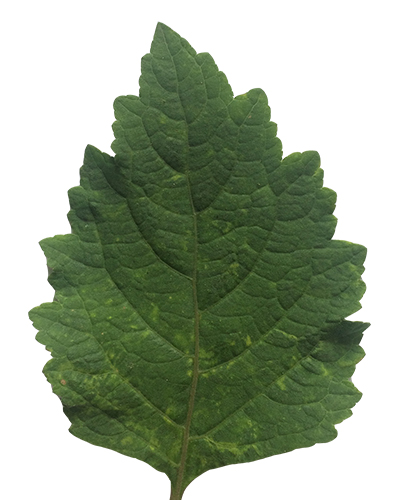
#> input picture dataset/1.jpg, 400 x 500 px; its folder holds only this picture in this run
$ python main.py
#> lines starting #> are read from the running program, lines starting #| are printed output that depends on the picture; after the words box and inside, x2 and y2 are one past the last pixel; in counts of white or black regions, pixels touching at a corner belong together; long printed decimals are rounded
#!/usr/bin/env python3
# -*- coding:utf-8 -*-
###
# src » main.py
# ==============================================
# @Author    : Muhammad Wafi <mwafi@mwprolabs.com>
# @Support   : [https://mwprolabs.com]
# @Created   : 19-09-2019
# @Modified  : 27-06-2022 12:07:57 pm
# ----------------------------------------------
# @Copyright (c) 2022 MWprolabs https://mwprolabs.com
#
###


import os
import glob

import cv2
import numpy as np
import pandas as pd
import matplotlib.pyplot as plt


class LeafMorphology:
    def __init__(self):
        self.datasets = glob.glob("dataset/*.jpg")
        self.results = pd.DataFrame(
            columns=[
                "Image Name",
                "AspectRatio",
                "FormFactor",
                "Rectangularity",
                "Narrow Factor",
                "RatioOfDiameter",
                "RatioPLPW",
                "ContourLength",
            ]
        )

    # Plotting multiple images in one figure matplotlib
    # [28 lines left out: function show_images, not called in this run]

    # Get ASPECT RATIO from image contour
    def get_aspect_ratio(self, length, width):
        aspect_ratio = float(width) / length
        return aspect_ratio

    # Get FORM FACTOR from image contour
    def get_form_factor(self, area, perimeter):
        form_factor = ((4 * np.pi) * area) / ((perimeter) ** 2)
        return form_factor

    # Get RECTANGULARITY from image contour
    def get_rectangularity(self, length, width, area):
        rectangularity = (width * length) / area
        return rectangularity

    # Get NARROW FACTOR from image contour
    def get_narrow_factor(self, diameter, length):
        narrow_factor = diameter / length
        return narrow_factor

    # Get EQUIVALENT DIAMETER
    def get_eq_diameter(self, area):
        eq_diameter = np.sqrt(4 * area / np.pi)
        return eq_diameter

    # Get PERIMETER RATIO OF DIAMETER
    def get_diameter_ratio(self, perimeter, diameter):
        p_diameter_ratio = perimeter / diameter
        return p_diameter_ratio

    # Get PERIMETER RATIO OF PHYSIOLOGICAL LENGTH AND WIDTH
    def get_ratio_plpw(self, perimeter, length, width):
        p_ratio_plpw = perimeter / (width + length)
        return p_ratio_plpw

    # Save results to excel or csv
    # [13 lines left out: function save_results, not called in this run]

    # Get Measurements Parameters from image
    def measure_morph(self):
        titles = []
        imgs = []
        for img in self.datasets:
            path, filename = os.path.split(img)
            # read image
            main_img = cv2.imread(img)
#> main_img is the input picture: shape (500, 400, 3); mean B, G, R 149.5, 170.2, 158.4

            # -- original img append
            imgs.append(main_img)
            titles.append("Original Image")

            # transform to rgb and grayscale image
            rgb_img = cv2.cvtColor(main_img, cv2.COLOR_BGR2RGB)
            gray_img = cv2.cvtColor(rgb_img, cv2.COLOR_RGB2GRAY)
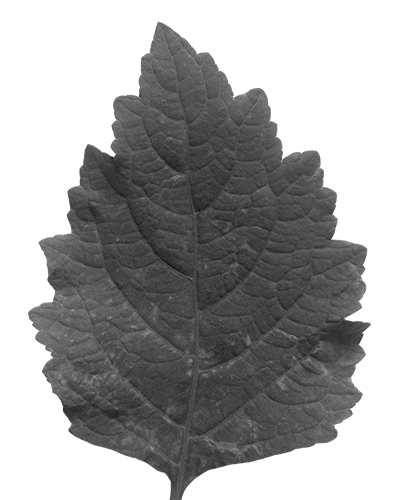
#> gray_img: shape (500, 400); min 21, max 255, mean 164.3
            grayscale_img = gray_img

            # -- append grayscale imgs
            imgs.append(cv2.cvtColor(rgb_img, cv2.COLOR_RGB2GRAY))
            titles.append("Grayscale Image")

            # blur image using gaussian filter
            blur_img = cv2.GaussianBlur(gray_img, (7, 7), 0)

            # -- append gaussian imgs
            imgs.append(blur_img)
            titles.append("Gausssian Blur")

            # Adaptive image thresholding using Otsu's thresholding method
            ret_otsu, img_bw_otsu = cv2.threshold(
                blur_img, 0, 255, cv2.THRESH_BINARY_INV + cv2.THRESH_OTSU
            )
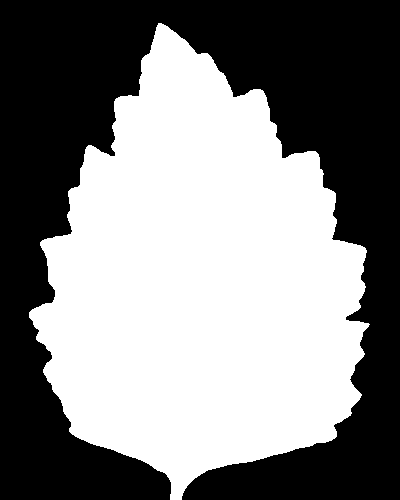
#> img_bw_otsu: shape (500, 400); 51.3% white; 1 black region
#> ret_otsu = 166
            _, otsu = cv2.threshold(
                blur_img, 0, 255, cv2.THRESH_BINARY_INV + cv2.THRESH_OTSU
            )
            # -- append gaussian imgs
            imgs.append(otsu)
            titles.append("Thresholding Image")

            # Boundary extraction using contours
            contours, hierarchy = cv2.findContours(
                img_bw_otsu, cv2.RETR_TREE, cv2.CHAIN_APPROX_SIMPLE
            )
#> contours = 1 contour; box (x1, y1, x2, y2) and area: (29, 23, 370, 500) 101888
            plottedContour = cv2.drawContours(gray_img, contours, -1, (0, 255, 0), 3)
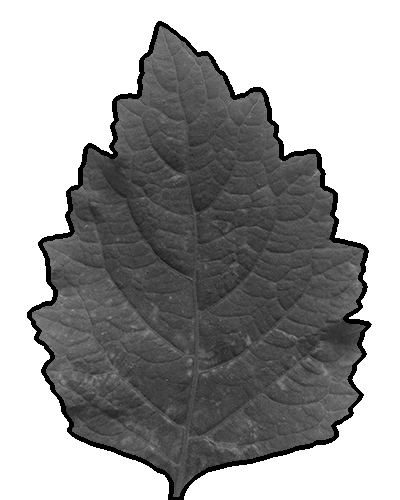
#> plottedContour: shape (500, 400); min 0, max 255, mean 159

            # -- append boudary extraction imgs
            imgs.append(cv2.drawContours(gray_img, contours, -1, (0, 255, 0), 3))
            titles.append("Contour Extraction")

            print()
            print("Image {} details: ".format(filename))
            print(10 * "---")

            # Image contour
            img_contour = contours[0]
#> img_contour = contour of 696 points, box (x1, y1, x2, y2) (29, 23, 370, 500), area 101888
            print("Contour length: {}".format(len(img_contour)))
#| Contour length: 696

            # Find centroid using "Image Moments" in cv2 from contours image
            img_moments = cv2.moments(img_contour)
#> img_moments = moments, m00 101888, centre m10/m00, m01/m00 = (200.2, 282.1)

            # Get image contour area
            img_contour_area = cv2.contourArea(img_contour)
#> img_contour_area = 101888
            print("Image contour area: {}".format(img_contour_area))
#| Image contour area: 101888.0

            # Get image "Perimeter"
            perimeter = cv2.arcLength(img_contour, True)
#> perimeter = 1600.6
            print("Perimeter: {}".format(perimeter))
#| Perimeter: 1600.563

            # Fitting image best-fit rectangle and ellipse
            # -- Rectangle Area
            rect = cv2.minAreaRect(img_contour)
#> rect = ((207.8, 288.6), (392.5, 376.7), -56.45)
            box = cv2.boxPoints(rect)
#> box = [[256.3, 556.2], [-57.58, 348.1], [159.4, 20.94], [473.3, 229.1]]
            box = np.int0(box)
#> box = [[256, 556], [-57, 348], [159, 20], [473, 229]]
            img_rect_area = cv2.drawContours(img_bw_otsu, [box], 0, (255, 255, 255), 1)
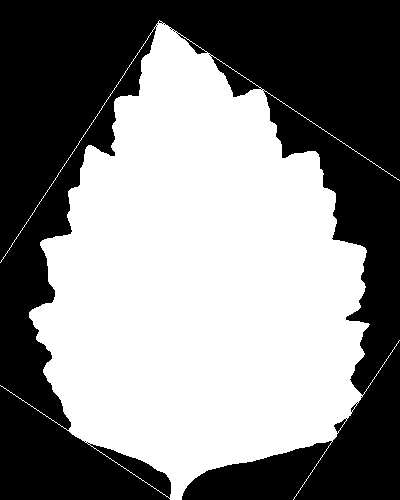
#> img_rect_area: shape (500, 400); 51.7% white; 1 black region, box (x1, y1, x2, y2) and area: (0, 0, 400, 500) 96628

            # -- Ellipse Area
            ellipse = cv2.fitEllipse(img_contour)
#> ellipse = ((200.2, 282.1), (317.7, 432.2), 175.4)
            img_ellipse_area = cv2.ellipse(img_bw_otsu, ellipse, (255, 255, 255), 1)
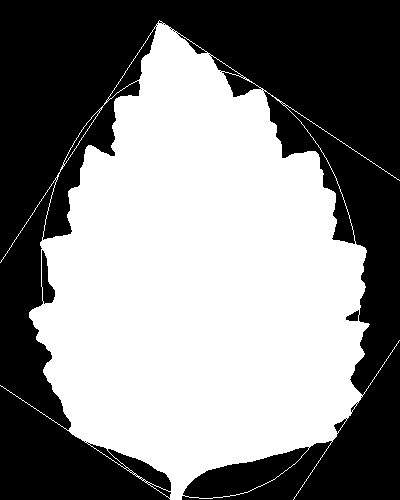
#> img_ellipse_area: shape (500, 400); 52% white; 1 black region, box (x1, y1, x2, y2) and area: (0, 0, 400, 500) 96016

            # ASPECT RATIO
            x, y, w, h = cv2.boundingRect(img_contour)
#> x = 29; y = 23; w = 341; h = 477
            aspect_ratio = self.get_aspect_ratio(h, w)
#> in get_aspect_ratio, `aspect_ratio = float(width) / length`: aspect_ratio = 0.715
#> aspect_ratio = 0.715
            print("Aspect Ratio: {}".format(aspect_ratio))
#| Aspect Ratio: 0.7149

            # RECTANGULARITY
            rectangularity = self.get_rectangularity(h, w, img_contour_area)
#> in get_rectangularity, `rectangularity = (width * length) / area`: rectangularity = 1.6
#> rectangularity = 1.6
            print("Rectangularity: {}".format(rectangularity))
#| Rectangularity: 1.596

            # FORM FACTOR
            form_factor = self.get_form_factor(img_contour_area, perimeter)
#> in get_form_factor, `form_factor = ((4 * np.pi) * area) / ((perimeter) ** 2)`: form_factor = 0.5
#> form_factor = 0.5
            print("Form Factor: {}".format(form_factor))
#| Form Factor: 0.4998

            # EQUIVALENT DIAMETER
            equi_diameter = self.get_eq_diameter(img_contour_area)
#> in get_eq_diameter, `eq_diameter = np.sqrt(4 * area / np.pi)`: eq_diameter = 360.2
#> equi_diameter = 360.2
            print("Equivalent Diameter: {}".format(equi_diameter))
#| Equivalent Diameter: 360.177

            # Get NARROW FACTOR from image contour area
            narrow_factor = self.get_narrow_factor(equi_diameter, h)
#> in get_narrow_factor, `narrow_factor = diameter / length`: narrow_factor = 0.755
#> narrow_factor = 0.755
            print("Narrow Factor: {}".format(narrow_factor))
#| Narrow Factor: 0.7551

            # Get PERIMETER RATIO OF DIAMETER
            p_diameter_ratio = self.get_diameter_ratio(perimeter, equi_diameter)
#> in get_diameter_ratio, `p_diameter_ratio = perimeter / diameter`: p_diameter_ratio = 4.44
#> p_diameter_ratio = 4.44
            print("Perimeter Ratio of Diameter: {}".format(narrow_factor))
#| Perimeter Ratio of Diameter: 0.7551

            # Get PERIMETER RATIO OF PHYSIOLOGICAL LENGTH AND PHYSIOLOGICAL WIDTH
            p_ratio_plpw = self.get_ratio_plpw(perimeter, h, w)
#> in get_ratio_plpw, `p_ratio_plpw = perimeter / (width + length)`: p_ratio_plpw = 1.96
#> p_ratio_plpw = 1.96
            print(
                "Perimeter Ratio of Physiological Length and Width: {}".format(
                    p_ratio_plpw
                )
            )
#| Perimeter Ratio of Physiological Length and Width: 1.957

            # Append images to lists, so can be plotted
            imgs.append(img_ellipse_area)
            titles.append("Best-fit rect and ellipse")

            # save morphology features to pandas
#> (the run stopped early here; a loop or call above may not have finished)
